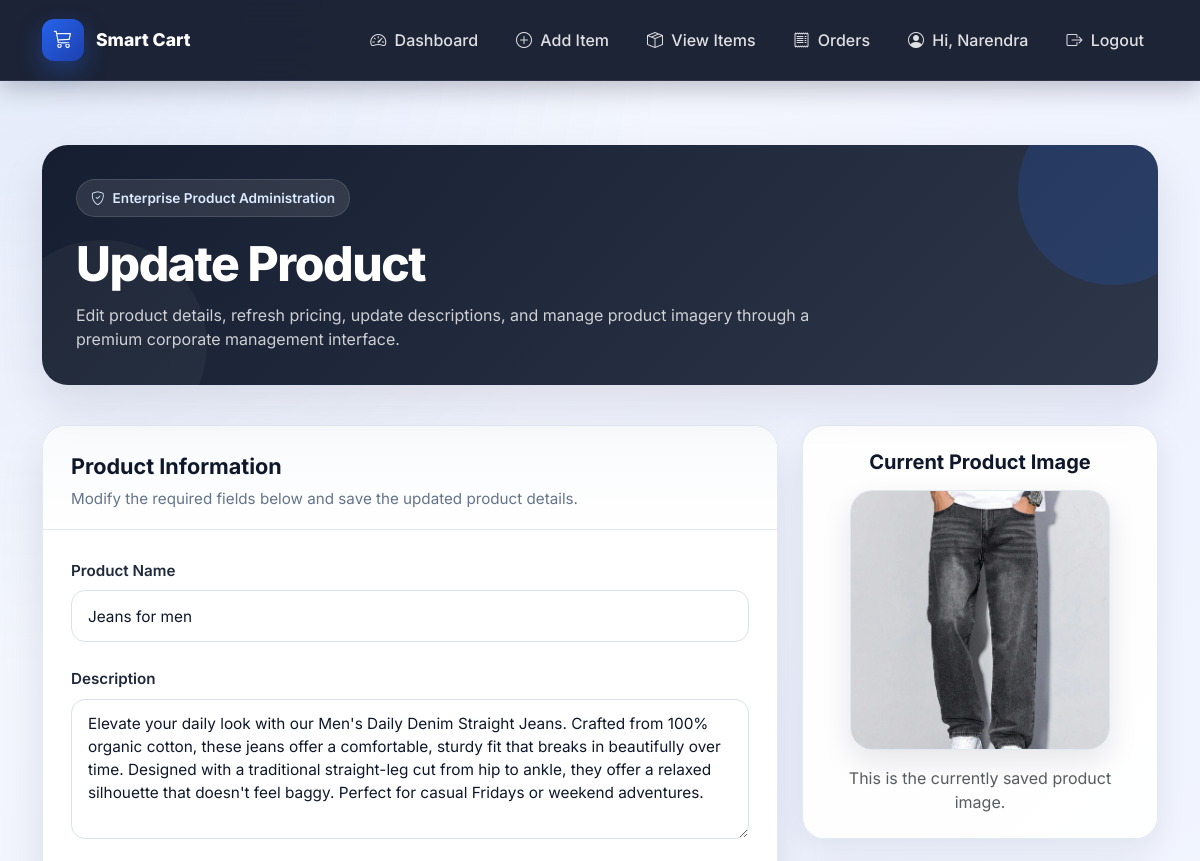
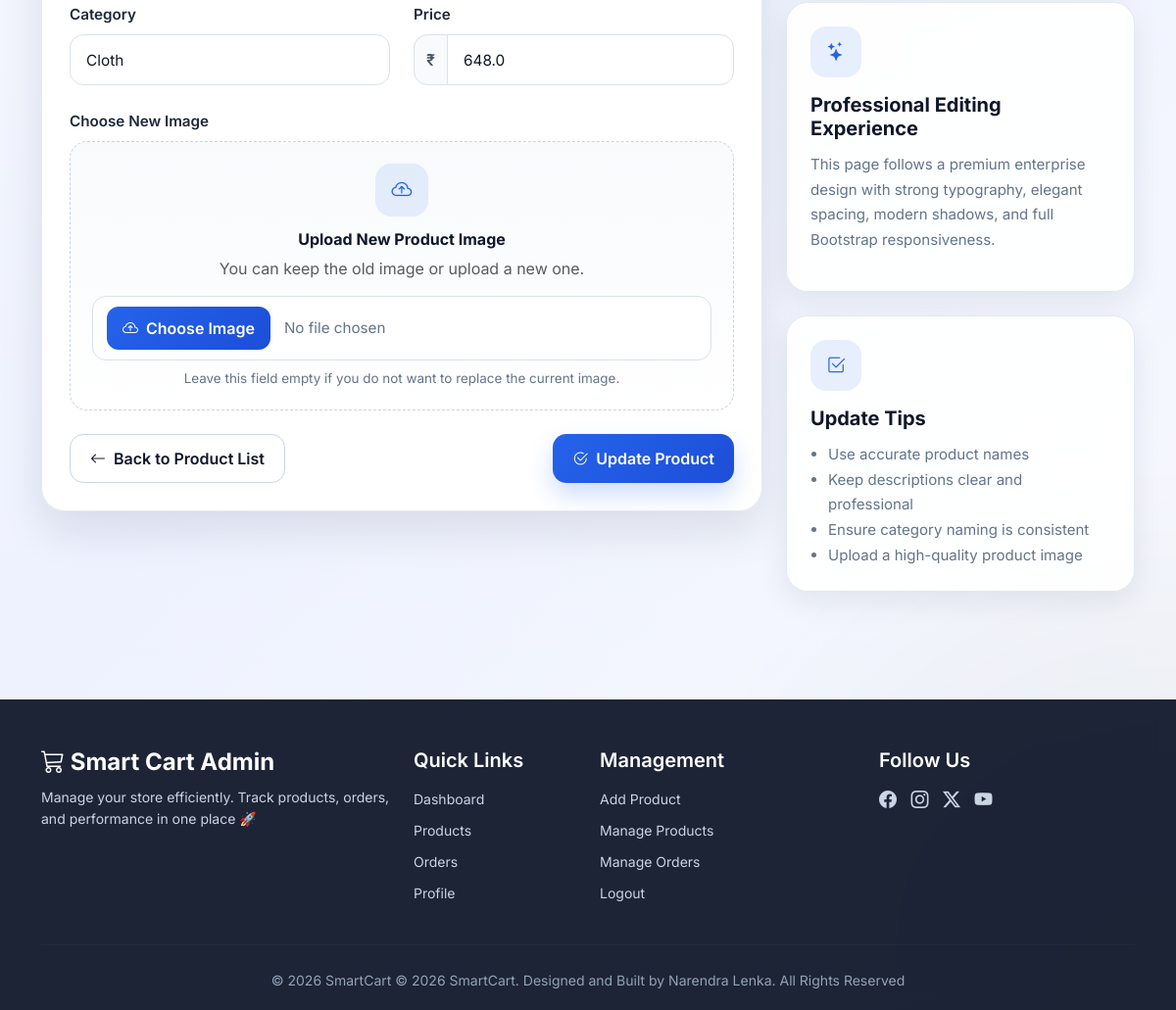
Screenshot of /admin/update-item/2 (signed in) with the database file from the repository (2 pictures, top to bottom).
### tables this page shows
CREATE TABLE products (
        product_id INTEGER PRIMARY KEY AUTOINCREMENT,
        name TEXT,
        description TEXT,
        category TEXT,
        price REAL,
        image TEXT,
        admin_id INTEGER,
        status TEXT DEFAULT 'active',
        FOREIGN KEY (admin_id) REFERENCES admin(admin_id)
    );

### app.py (the view)
@app.route('/admin/update-item/<int:item_id>', methods=['GET'])
def update_item_page(item_id):
    if 'admin_id' not in session:
        flash("Please login!", "danger")
        return redirect('/admin-login')
    conn = get_db_connection()
    cursor = conn.cursor()
    cursor.execute("SELECT * FROM products WHERE product_id = ?", (item_id,))
    product = cursor.fetchone()
    cursor.close()
    conn.close()
    if not product:
        flash("Product not found!", "danger")
        return redirect('/admin/item-list')
    return render_template("admin/update_item.html", product=product)

### app.py (called while the page is built, shortened)
def get_db_connection():
    conn = sqlite3.connect("smartcart.db")
    conn.row_factory = sqlite3.Row
    conn.execute("PRAGMA foreign_keys = ON")
    return conn

@app.context_processor
def inject_cart_count():
    cart = session.get('cart', {})
    cart_count = sum(item['quantity'] for item in cart.values())
    return dict(cart_count=cart_count)

@app.context_processor
def inject_cart_count():
    if 'user_id' not in session:
        return dict(cart_count=0)

### templates/admin/update_item.html (shortened to what this page needs)
{% extends "admin/base_admin.html" %}
{% block content %}
<div class="main-wrapper">
    <section class="page-header">
        <div class="container">
            <div class="header-card">
                <div class="header-content">
                    <div class="header-badge">
                        <i class="bi bi-shield-check"></i>
                        Enterprise Product Administration
                    </div>
                    <h1 class="page-title">Update Product</h1>
                    <p class="page-subtitle">
                        Edit product details, refresh pricing, update descriptions, and manage product imagery
                        through a premium corporate management interface.
                    </p>
                </div>
            </div>
        </div>
    </section>
    <section class="section-space">
        <div class="container">
            <div class="row g-4 align-items-start">
                <div class="col-12 col-lg-8">
                    <div class="content-card">
                        <div class="content-card-header">
                            <h3>Product Information</h3>
                            <p>Modify the required fields below and save the updated product details.</p>
                        </div>
                        <div class="content-card-body">
                            <form method="POST" action="/admin/update-item/{{ product.product_id }}"
                                enctype="multipart/form-data">
                                <div class="row g-4">
                                    <div class="col-12">
                                        <label class="form-label">Product Name</label>
                                        <input type="text" name="name" class="form-control" value="{{ product.name }}"
                                            placeholder="Enter product name" required>
                                    </div>
                                    <div class="col-12">
                                        <label class="form-label">Description</label>
                                        <textarea name="description" class="form-control"
                                            placeholder="Write product description..."
                                            required>{{ product.description }}</textarea>
                                    </div>
                                    <div class="col-12 col-md-6">
                                        <label class="form-label">Category</label>
                                        <input type="text" name="category" class="form-control"
                                            value="{{ product.category }}" placeholder="Enter category name" required>
                                    </div>
                                    <div class="col-12 col-md-6">
                                        <label class="form-label">Price</label>
                                        <div class="input-group">
                                            <span class="input-group-text">₹</span>
                                            <input type="number" step="0.01" name="price" class="form-control"
                                                value="{{ product.price }}" placeholder="0.00" required>
                                        </div>
                                    </div>
                                    <div class="col-12">
                                        <label class="form-label">Choose New Image</label>
                                        <div class="upload-box text-center">
                                            <div class="upload-icon mx-auto">
                                                <i class="bi bi-cloud-arrow-up"></i>
                                            </div>
                                            <h6 class="fw-bold mb-2">Upload New Product Image</h6>
                                            <p class="text-muted mb-3">You can keep the old image or upload a new
                                                one.</p>
                                            <div class="custom-file-upload">
                                                <label for="imageInput" class="upload-btn">
                                                    <i class="bi bi-cloud-arrow-up me-1"></i> Choose Image
                                                </label>
                                                <span id="fileName" class="file-name">No file chosen</span>
                                            </div>
                                            <div class="form-hint">
                                                Leave this field empty if you do not want to replace the current image.
                                            </div>
                                        </div>
                                    </div>
                                    <div class="col-12">
                                        <div
                                            class="d-flex flex-column flex-md-row justify-content-between align-items-stretch action-buttons gap-3">
                                            <a href="/admin/item-list" class="btn btn-outline-dark">
                                                <i class="bi bi-arrow-left me-2"></i>Back to Product List
                                            </a>
                                            <button type="submit" class="btn btn-primary">
                                                <i class="bi bi-check2-circle me-2"></i>Update Product
                                            </button>
                                        </div>
                                    </div>
                                </div>
                            </form>
                        </div>
                    </div>
                </div>
                <div class="col-12 col-lg-4">
                    <div class="row g-4">
                        <div class="col-12">
                            <div class="image-card text-center">
                                <h5>Current Product Image</h5>
                                <img src="{{ url_for('static', filename='uploads/product_images/' ~ product.image) }}"
                                    alt="{{ product.name }}" class="current-image">
                                <p class="text-muted mb-0">
                                    This is the currently saved product image.
                                </p>
                            </div>
                        </div>
                        <div class="col-12">
                            <div class="info-card">
                                <div class="info-icon">
                                    <i class="bi bi-stars"></i>
                                </div>
                                <h5>Professional Editing Experience</h5>
                                <p>
                                    This page follows a premium enterprise design with strong typography, elegant
                                    spacing,
                                    modern shadows, and full Bootstrap responsiveness.
                                </p>
                            </div>
                        </div>
                        <div class="col-12">
                            <div class="info-card">
                                <div class="info-icon">
                                    <i class="bi bi-check2-square"></i>
                                </div>
                                <h5>Update Tips</h5>
                                <ul class="info-list">
                                    <li>Use accurate product names</li>
                                    <li>Keep descriptions clear and professional</li>
                                    <li>Ensure category naming is consistent</li>
                                    <li>Upload a high-quality product image</li>
                                </ul>
                            </div>
                        </div>
                    </div>
                </div>
            </div>
        </div>
    </section>
</div>
{% endblock %}

### templates/admin/base_admin.html (style rules this page uses)
:root { --primary: #0f172a; --accent: #2563eb; --accent-hover: #1d4ed8; --text-dark: #0f172a; --text-muted: #64748b; --danger-text: #b91c1c; }
html, body { min-height: 100%; margin: 0; font-family: 'Inter', sans-serif; background: radial-gradient(circle at top left, rgba(37, 99, 235, 0.10), transparent 30%), radial-gradient(circle at bottom right, rgba(15, 23, 42, 0.08), transparent 25%), linear-gradient(135deg, #f8fafc, #eef2ff, #f8fafc); color: var(--text-dark); }
body { display: flex; flex-direction: column; min-height: 100vh; }
.main-wrapper { flex: 1; }

### rows the page displays
products: name "Jeans for men", description "Elevate your daily look with our Men's Daily Denim Straight Jeans. Crafted from 100% organic cotton, these jeans offer a comfortable, sturdy fit that breaks in beautifully over time. Designed with a traditional straight-leg cut from hip to ankle, they offer a relaxed silhouette that doesn't feel baggy. Perfect for casual Fridays or weekend adventures.", category "Cloth", price "648.0", image (picture)

### other values shown
{{ session.get('admin_name', 'Profile') }} "Narendra"
